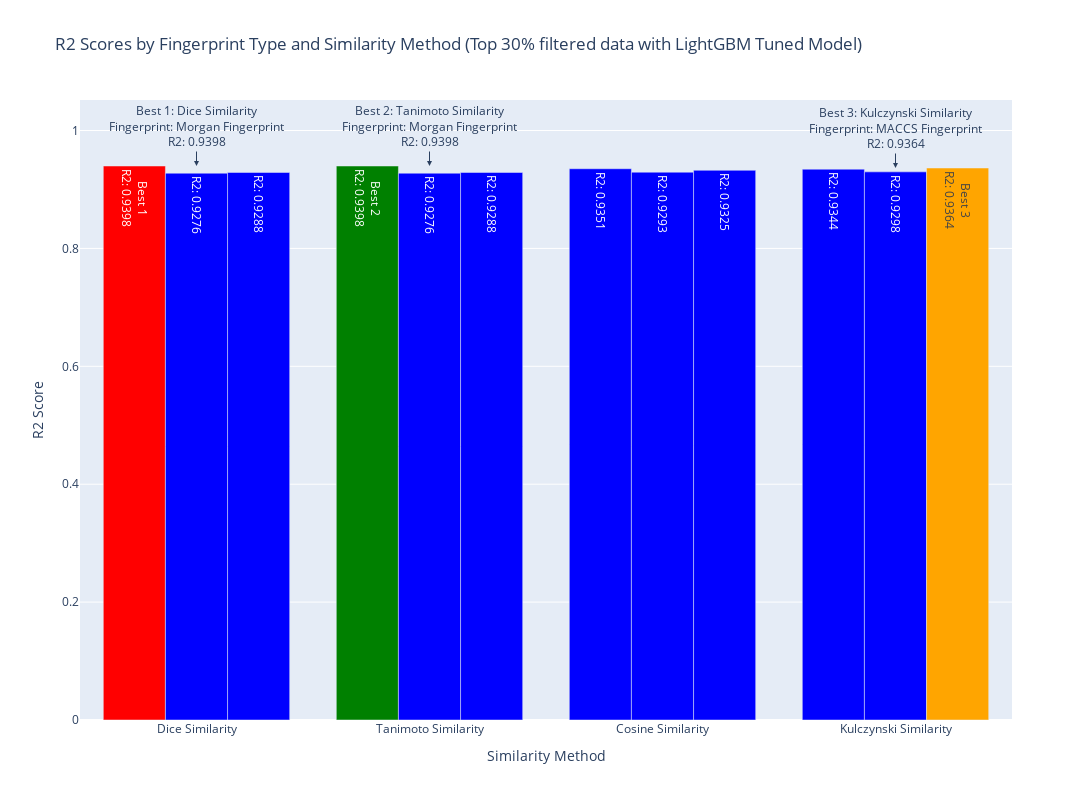

Notebook code cell kept with this figure:
### Code cell
import plotly.graph_objects as go

# Sort the dataframe by R2 score and label Best 1, Best 2, Best 3
sorted_df = final_results_top30.sort_values(by='r2_score', ascending=False).reset_index(drop=True)
sorted_df['Rank'] = ['Best 1', 'Best 2', 'Best 3'] + [''] * (len(sorted_df) - 3)

# Create a bar plot
fig = go.Figure()

# Add bars for each Fingerprint type
for fingerprint_type in final_results_top30['Fingerprint type'].unique():
    filtered_df = sorted_df[sorted_df['Fingerprint type'] == fingerprint_type]
    
    fig.add_trace(go.Bar(
        x=filtered_df['Similarity Method'],
        y=filtered_df['r2_score'],
        name=fingerprint_type,
        text=filtered_df.apply(lambda row: f"{row['Rank']}<br>R2: {row['r2_score']:.4f}" if row['Rank'] else f"R2: {row['r2_score']:.4f}", axis=1),
        textposition='auto',
        showlegend=False,
        marker=dict(color=[
            'red' if row['Rank'] == 'Best 1' else 
            'green' if row['Rank'] == 'Best 2' else 
            'orange' if row['Rank'] == 'Best 3' else 
            'blue' 
            for index, row in filtered_df.iterrows()
        ])
    ))

# Add annotations for the top 3 models
for i, row in sorted_df.head(3).iterrows():
    fig.add_annotation(
        x=row['Similarity Method'],
        y=row['r2_score'],
        text=f"{row['Rank']}: {row['Similarity Method']}<br>Fingerprint: {row['Fingerprint type']}<br>R2: {row['r2_score']:.4f}",
        showarrow=True,
        arrowhead=2,
        ax=0,
        ay=-40
    )

# Update layout
fig.update_layout(
    title='R2 Scores by Fingerprint Type and Similarity Method (Top 30% filtered data with LightGBM Tuned Model)',
    xaxis_title='Similarity Method',
    yaxis_title='R2 Score',
    barmode='group',  # Group bars together
    height=800,
    width=1100
)

# Show the plot
fig.show()

### Figure 1 — Plotly figure (JSON) as saved in the notebook; plotly's stock layout.template omitted (floating-point values rounded to 4 significant figures)
{"data": [{"marker": {"color": ["red", "green", "blue", "blue"]}, "name": "Morgan Fingerprint", "showlegend": false, "text": ["Best 1<br>R2: 0.9398", "Best 2<br>R2: 0.9398", "R2: 0.9351", "R2: 0.9344"], "textposition": "auto", "type": "bar", "x": ["Dice Similarity", "Tanimoto Similarity", "Cosine Similarity", "Kulczynski Similarity"], "y": [0.9398, 0.9398, 0.9351, 0.9344]}, {"marker": {"color": ["blue", "blue", "blue", "blue"]}, "name": "Atom Pair Fingerprint", "showlegend": false, "text": ["R2: 0.9298", "R2: 0.9293", "R2: 0.9276", "R2: 0.9276"], "textposition": "auto", "type": "bar", "x": ["Kulczynski Similarity", "Cosine Similarity", "Dice Similarity", "Tanimoto Similarity"], "y": [0.9298, 0.9293, 0.9276, 0.9276]}, {"marker": {"color": ["orange", "blue", "blue", "blue"]}, "name": "MACCS Fingerprint", "showlegend": false, "text": ["Best 3<br>R2: 0.9364", "R2: 0.9325", "R2: 0.9288", "R2: 0.9288"], "textposition": "auto", "type": "bar", "x": ["Kulczynski Similarity", "Cosine Similarity", "Dice Similarity", "Tanimoto Similarity"], "y": [0.9364, 0.9325, 0.9288, 0.9288]}], "layout": {"annotations": [{"arrowhead": 2, "ax": 0, "ay": -40, "showarrow": true, "text": "Best 1: Dice Similarity<br>Fingerprint: Morgan Fingerprint<br>R2: 0.9398", "x": "Dice Similarity", "y": 0.9398}, {"arrowhead": 2, "ax": 0, "ay": -40, "showarrow": true, "text": "Best 2: Tanimoto Similarity<br>Fingerprint: Morgan Fingerprint<br>R2: 0.9398", "x": "Tanimoto Similarity", "y": 0.9398}, {"arrowhead": 2, "ax": 0, "ay": -40, "showarrow": true, "text": "Best 3: Kulczynski Similarity<br>Fingerprint: MACCS Fingerprint<br>R2: 0.9364", "x": "Kulczynski Similarity", "y": 0.9364}], "barmode": "group", "height": 800, "title": {"text": "R2 Scores by Fingerprint Type and Similarity Method (Top 30% filtered data with LightGBM Tuned Model)"}, "width": 1100, "xaxis": {"title": {"text": "Similarity Method"}}, "yaxis": {"title": {"text": "R2 Score"}}}}
